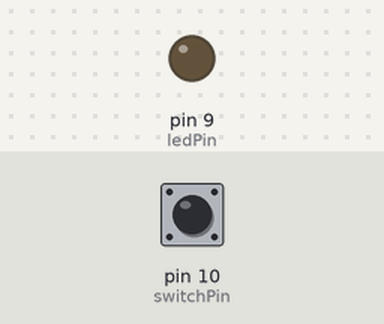
Recording of a sketch running on a simulated Arduino Uno, built with avr-gcc and run on an emulated ATmega328P. Shown: output pins drawn as LEDs (lit = HIGH). The inputs (shaded band) are chosen by the test bench; at power-on: pin 10 (switchPin) LOW.

Above: at 1.2 s.
1.3 s: pin 10 (switchPin) pulled HIGH for 3.2 s
At 1.9 s:
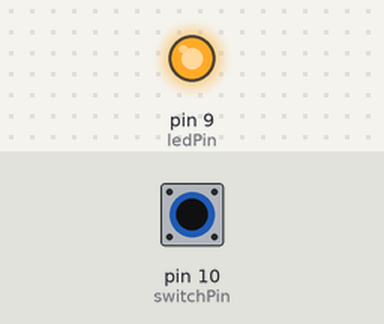
Timing chart, 0 to 6.8 s (numbered marks = the images above; inputs shaded):
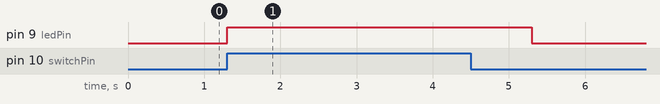

The sketch:

switches.ino
```cpp
int switchPin = 10;
int ledPin = 9;
void setup() {
  pinMode(ledPin, OUTPUT);
  pinMode(switchPin, INPUT);
}

void loop() {
 bool switchOn = digitalRead(switchPin) == HIGH;

 if (switchOn) {
  digitalWrite(ledPin, HIGH);
  delay(1000);
  digitalWrite(ledPin, LOW);
 }
}
```

Measured:
- after the input at 1.3 s, pin 9 (ledPin): LOW → HIGH at once, → LOW 4.0 s later
